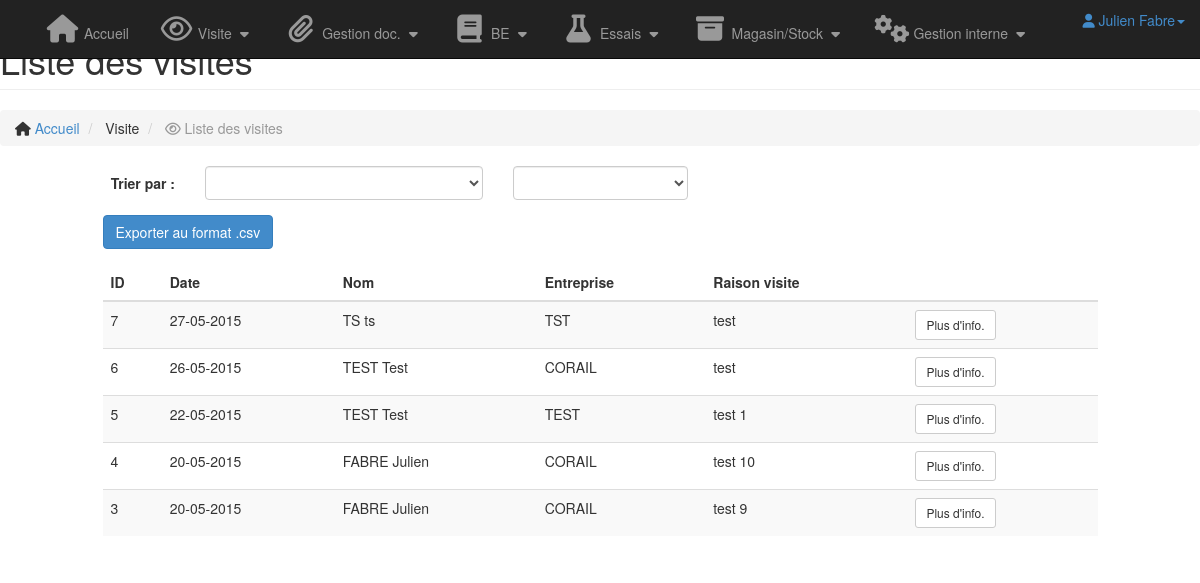
/modules/visite/visite.php (signed in), run on an earlier commit of the app's database.
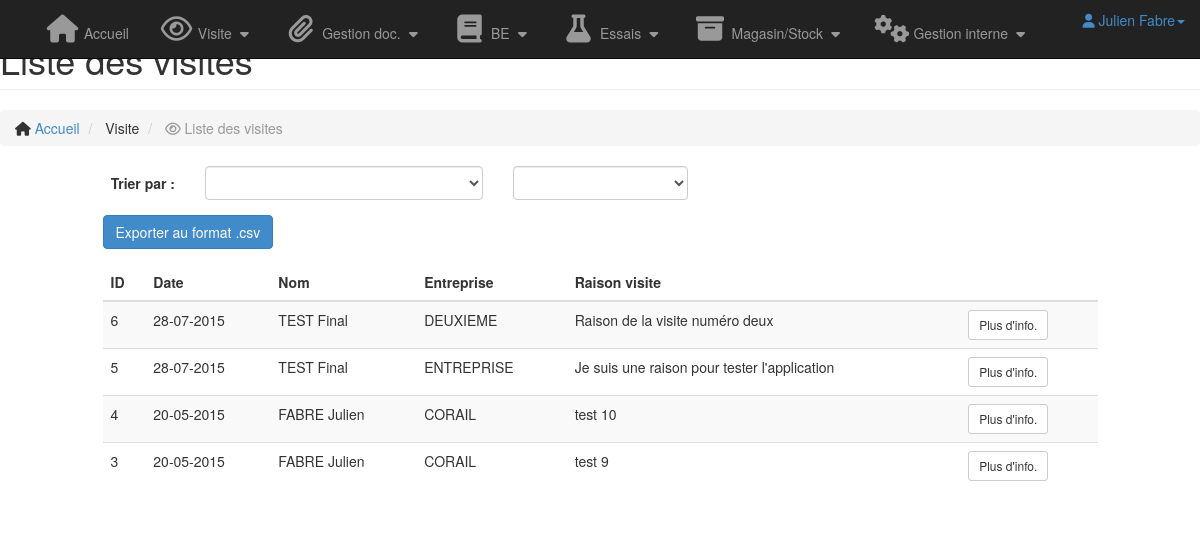
And on a later commit of the database.
### tables this page shows
CREATE TABLE `date` (
  `id` int(11) NOT NULL,
  `date` date NOT NULL,
  `id_visiteur` int(11) NOT NULL,
  `raison` varchar(500) NOT NULL
);

CREATE TABLE `visiteur` (
  `id` int(11) NOT NULL,
  `nom` varchar(250) NOT NULL,
  `prenom` varchar(250) NOT NULL,
  `entreprise` varchar(250) NOT NULL,
  `mail` varchar(250) NOT NULL,
  `telephone` varchar(250) NOT NULL
);

### modules/visite/visite.php (the view, shortened to what this page needs)
<?php
include '../../lib/includes.php';
$select = $db->query("SELECT DATE_FORMAT(date, '%d-%m-%Y') AS date, D.id as id, UPPER(nom) AS nom, prenom, UPPER(entreprise) AS entreprise, raison FROM date D, visiteur V WHERE D.id_visiteur=V.id ORDER BY id DESC");
$visites = $select->fetchAll();
include '../../partials/header_index.php'
?>
<div id="wrapper">
    <?php include '../../partials/navigation.php' ?>
    <div id="page-wrapper">
        <div class="container-fluid">
            <div class="row">
                <div class="col-lg-12">
                    <h1 class="page-header">
                        Liste des visites
                    </h1>
                    <ol class="breadcrumb">
                        <li>
                            <i class="fa fa-home"></i>  <a href="<?= WEBROOT; ?>">Accueil</a>
                        </li>
                        <li>
                            Visite
                        </li>
                        <li class="active">
                            <i class="fa fa-eye"></i> Liste des visites
                        </li>
                    </ol>
                </div>
            </div>
            <form class="form-horizontal">
                <div class="form-group">
                    <label for="selectTri" class="col-sm-2 control-label">Trier par : </label>
                    <div class="col-sm-3">
                        <select class="form-control" name="selectTri" id="selectTri">
                            <option value=""></option>
                            <option value="date">Date</option>
                        </select>
                    </div>
                    <div class="col-sm-2">
                        <select class="form-control" name="selectOrdre" id="selectOrdre">
                            <option value=""></option>
                            <option value="ASC">Ascendant</option>
                        </select>
                    </div>
                </div>
            </form>
           <form class="form-horizontal">
                <div class="form-group">
                    <div class="col-sm-6 col-sm-offset-1">
                        <a class="btn btn-primary" href="?export=true">Exporter au format .csv</a>
                    </div>
                </div>
            </form>
            <div class="row">
                <div class="col-lg-10 col-lg-offset-1">
                    <div class="table-responsive">
                        <table class="table table-hover table-striped" id="tableVisites">
                            <thead>
                                <tr>
                                    <th>ID</th>
                                    <th>Date</th>
                                    <th>Nom</th>
                                    <th>Entreprise</th>
                                    <th>Raison visite</th>
                                    <th></th>
                                </tr>
                            </thead>
                            <tbody>
                                <?php foreach($visites as $visite): ?>
                                    <tr>
                                        <td><?= $visite['id']; ?></td>
                                        <td><?= $visite['date']; ?></td>
                                        <td><?= $visite['nom'].' '.$visite['prenom']; ?></td>
                                        <td><?= $visite['entreprise']; ?></td>
                                        <td><?= $visite['raison']; ?></td>
                                        <td>
                                            <button type="button" class="btn btn-default btn-sm LienModalDetailVisite" id="#LienModalDetailVisite" data-toggle="modal" data-target="#modalVisite" rel="<?= $visite['id']; ?>">Plus d'info.</button>
                                        </td>
                                    </tr>
                                <?php endforeach; ?>
                            </tbody>
                        </table>
                    </div>
                </div>
            </div>
        </div>
    </div>
</div>
<?php
include '../../partials/footer_index.php'
?>

### partials/header_index.php (shortened to what this page needs)
<!DOCTYPE html>
<html lang="fr">
<head>
    <link href="<?= WEBROOT; ?>/css/bootstrap.min.css" rel="stylesheet">
    <link href="<?= WEBROOT; ?>/css/bootstrap-table.css" rel="stylesheet">
    <link href="<?= WEBROOT; ?>/css/style.css" rel="stylesheet" />
    <link href="<?= WEBROOT; ?>/css/formValidation.css" rel="stylesheet" />
    <link href="<?= WEBROOT; ?>/css/datepicker.min.css" rel="stylesheet" />
    <link href="<?= WEBROOT; ?>/css/datepicker3.min.css" rel="stylesheet" />
    <link href="<?= WEBROOT; ?>/css/bootstrap-formhelpers.min.css" rel="stylesheet" />
    <link href="<?= WEBROOT; ?>/lib/font-awesome/css/font-awesome.min.css" rel="stylesheet" type="text/css">
</head>
<body>

### partials/navigation.php (shortened to what this page needs)
<nav class="navbar navbar-inverse navbar-fixed-top" role="navigation">
    <div class="navbar-header">
        <a href="index.php" class="navbar-brand"><img class="img-responsive img-brand" src="<?= WEBROOT; ?>/img/logo_brand_b.bmp" alt="" /></a>
    </div>
    <ul class="nav navbar-right top-nav">
        <li class="dropdown">
            <a href="#" class="dropdown-toggle" data-toggle="dropdown"><i class="fa fa-user"></i><?= ' ' . $_SESSION['Auth']['prenom'] . ' ' . $_SESSION['Auth']['nom']; ?><b class="caret"></b></a>
        </li>
    </ul>
    <div class="collapse navbar-collapse navbar-ex1-collapse">
        <ul class="nav navbar-nav side-nav">
            <li>
                <a href="<?= WEBROOT; ?>/index.php"><i class="fa fa-fw fa-home fa-2x"></i> Accueil</a>
            </li>
            <li>
                <a href="javascript:;" data-toggle="collapse" data-target="#visite"><i class="fa fa-fw fa-eye fa-2x"></i> Visite <i class="fa fa-fw fa-caret-down"></i></a>
            </li>
            <li>
                <a href="javascript:;" data-toggle="collapse" data-target="#document"><i class="fa fa-fw fa-paperclip fa-2x"></i> Gestion doc. <i class="fa fa-fw fa-caret-down"></i></a>
            </li>
            <li>
                <a href="javascript:;" data-toggle="collapse" data-target="#be"><i class="fa fa-fw fa-book fa-2x"></i> BE <i class="fa fa-fw fa-caret-down"></i></a>
            </li>
            <li>
                <a href="javascript:;" data-toggle="collapse" data-target="#essais"><i class="fa fa-fw fa-flask fa-2x"></i> Essais <i class="fa fa-fw fa-caret-down"></i></a>
            </li>
            <li>
                <a href="javascript:;" data-toggle="collapse" data-target="#magasin"><i class="fa fa-fw fa-archive fa-2x"></i> Magasin/Stock <i class="fa fa-fw fa-caret-down"></i></a>
            </li>
            <li>
                <a href="javascript:;" data-toggle="collapse" data-target="#interne"><i class="fa fa-fw fa-cogs fa-2x"></i> Gestion interne <i class="fa fa-fw fa-caret-down"></i></a>
            </li>
        </ul>
    </div>
</nav>

### partials/footer_index.php (shortened to what this page needs)
</body>
</html>

What changed in the data, as far as the page shows it:
removed date: id "7", date "27-05-2015", nom "TS", id_visiteur.prenom "ts", entreprise "TST", raison "test"
changed date id 6: date "26-05-2015" → "28-07-2015"; id_visiteur.prenom "Test" → "Final"; entreprise "CORAIL" → "DEUXIEME"; raison "test" → "Raison de la visite numéro deux"
changed date id 5: date "22-05-2015" → "28-07-2015"; id_visiteur.prenom "Test" → "Final"; entreprise "TEST" → "ENTREPRISE"; raison "test 1" → "Je suis une raison pour tester l'application"
